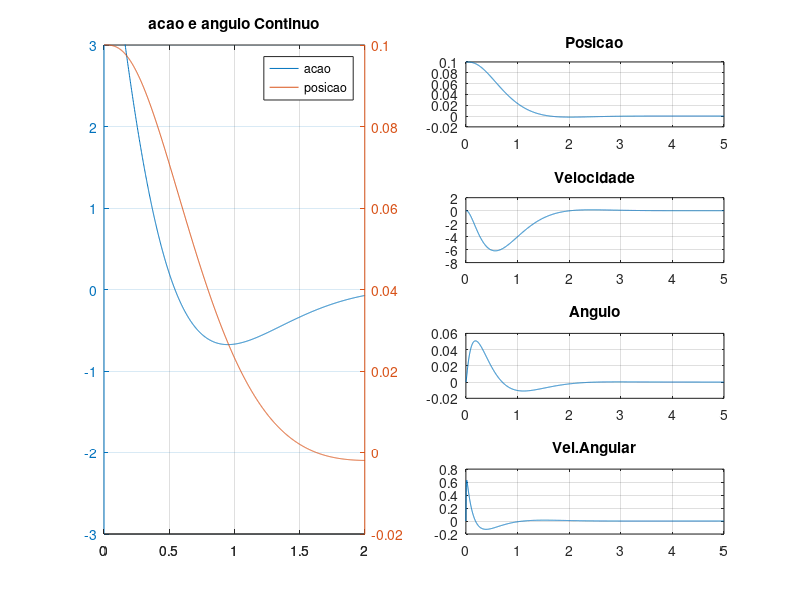
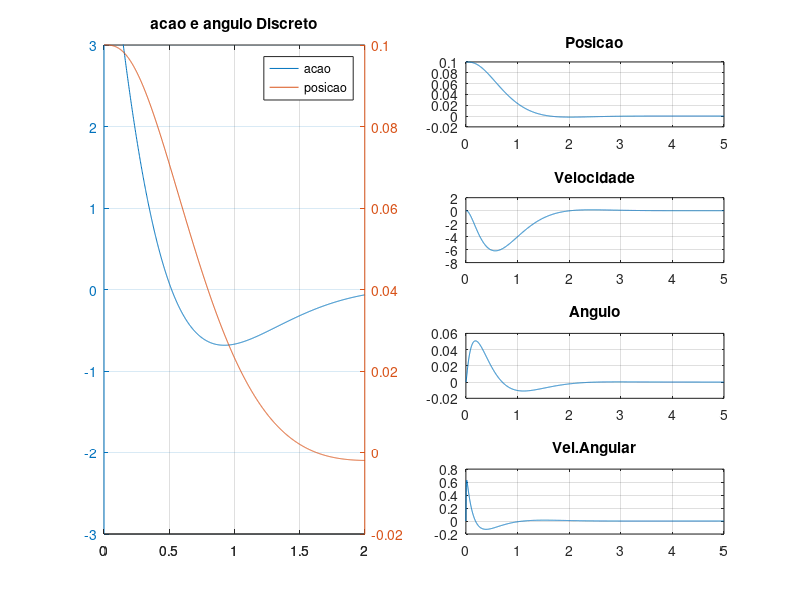
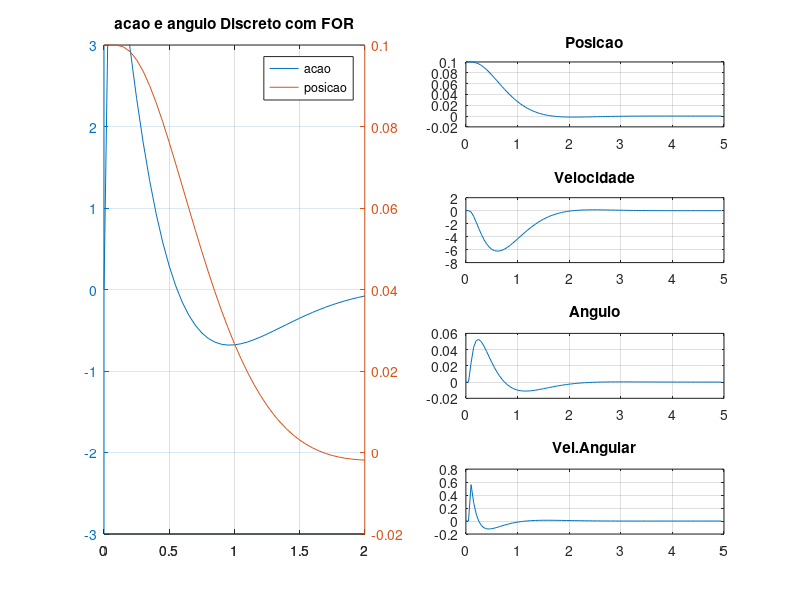
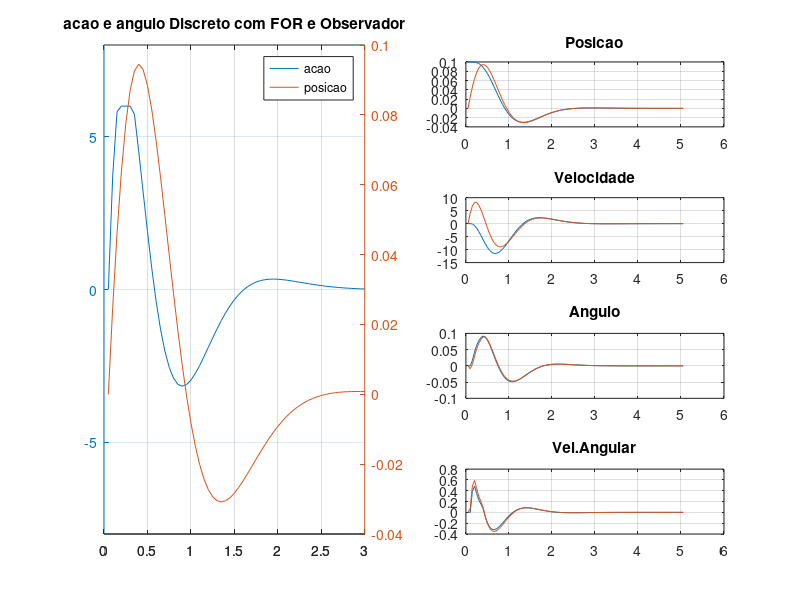

Write the MATLAB code that produced these figures, in order.

close all
%clear all
format short g


%% Variaveis do sistema
dm = 0.0174; %m    distance from motor shaft to pole
dc = 0.1; %m    distance between center pole and side pole
fc = 0.017;%Ns/m  roll friction coefficient 0.001045  fc = 0.02
%Eta = 1.00;%Damping ratio of the Servo motor 1.0087  Eta = 1.00
%Wn = 18;%rad/s Servo natural Frequency 18.915        Wn = 18
Eta = 1.570142671;%Damping ratio of the Servo motor 1.0087  Eta = 1.00
Wn = 23.49468025;
g = 9.81;%m/s^2 gravitational acceleration
K = dc/dm;
%L = 0.193;
% Ball Type    |  Radius |  Mass
% Hollow steel |  0.016  |  0.013
% Massive Iron |  0.01   |  0.046
% Ping Pong    |  0.02   |  0.001
% Marble       |  0.007  |  0.0049

rb = 15.86/2000;%m   radius of the ball 7,5mm 0.02m
mb = 16.7/1000;%kg  mass of the ball 16,7g 0.0028Kg

AngMax = deg2rad(6);
conv = -AngMax/0.25;

A = [ 0 1 0 0; 0 (-5/7)*(fc/mb) (-5/7)*g 0; 0 0 0 1; 0 0 -(Wn^2) -2*Eta*Wn];
B = [ 0 ; 0 ; 0 ; Wn^2];
C = [ 1 0 0 0];
D = zeros(1,1);


stname = {'Posicao', 'Velocidade', 'Angulo','Velocidade Angular'};
sys = ss(A,B,C,'stname',stname); %Sistema Continuo

Q = diag([64, 4, 52, 1]);
R = 10;
K = lqr(A,B,Q,R);

AA = [A-B*K];
BB = [B*K(1)];

CC = C;

sys2 = ss(AA,BB,CC);
x0 = [0.1;0;0;0];
[y,t,x] = initial(sys2, x0,5);

u = -(K(1)*x(:,1)+K(2)*x(:,2)+K(3)*x(:,3)+K(4)*x(:,4));%Ação de Controle

figure
subplot(1,2,1)
plotyy(t,rad2deg(u),t,x(:,1))
title("acao e angulo Continuo")
legend("acao","posicao")
ylim([-3 3])
xlim([0 2])
grid on
subplot(4,2,2)
plot(t,x(:,1))
title("Posicao")
grid on
subplot(4,2,4)
plot(t,rad2deg(x(:,2)))
grid on
title("Velocidade")
subplot(4,2,6)
plot(t,x(:,3))
grid on
title("Angulo")
subplot(4,2,8)
plot(t,x(:,4))
grid on
title("Vel.Angular")
%
%

%discreto
T = 0.05; %Tempo de aquisiçãoo
sysD = c2d(sys,T); %Sistema Discreto
Ad = sysD.a;
Bd = sysD.b;
Cd = sysD.c;
F = Q;
N = 10000;
%R = 1;
for k=1:N
  W = R +Bd'*F*Bd;
  P = F- F*Bd*inv(W)*Bd'*F;
  F = Ad'*P*Ad + Q;
end
K = inv(W)*Bd'*F*Ad

AA = [Ad-Bd*K];
BB = [Bd*K(1)];
CC = C;

sysDC = ss(AA,BB,CC,0,T,'stname',stname); %Sistema Discreto com Controle

[y,t,x] = initial(sys2, x0,5);
u = -(K(1)*x(:,1)+K(2)*x(:,2)+K(3)*x(:,3)+K(4)*x(:,4));%Açãoo de Controle

figure
subplot(1,2,1)
plotyy(t,rad2deg(u),t,x(:,1))
title("acao e angulo Discreto")
legend("acao","posicao")
ylim([-3 3])
xlim([0 2])
grid on
subplot(4,2,2)
plot(t,x(:,1))
title("Posicao")
grid on
subplot(4,2,4)
plot(t,rad2deg(x(:,2)))
grid on
title("Velocidade")
subplot(4,2,6)
plot(t,x(:,3))
grid on
title("Angulo")
subplot(4,2,8)
plot(t,x(:,4))
grid on
title("Vel.Angular")
%
%% Discreto implementado com FOR
N = 5/T;
n = 0:N-1;

x1 = [0.1;0;0;0];
u1 = 0;
lim = 6;

for i =2:N
  x1(:,i) = Ad*x1(:,i-1) + Bd*u1(i-1);
  u1(i) = -(K(1)*x1(1,i)+K(2)*x1(2,i)+K(3)*x1(3,i)+K(4)*x1(4,i));
  if(rad2deg(u1(i))>lim)
  u1(i) = deg2rad(lim);
  end
  if(rad2deg(u1(i))<-lim)
  u1(i) = deg2rad(-lim);
  end
end;

figure
subplot(1,2,1)
plotyy(n*T,rad2deg(u1),n*T,x1(1,:))
title("acao e angulo Discreto com FOR")
legend("acao","posicao")
ylim([-3 3])
xlim([0 2])
grid on
subplot(4,2,2)
plot(n*T,x1(1,:))
title("Posicao")
grid on
subplot(4,2,4)
plot(n*T,rad2deg(x1(2,:)))
grid on
title("Velocidade")
subplot(4,2,6)
plot(n*T,x1(3,:))
grid on
title("Angulo")
subplot(4,2,8)
plot(n*T,x1(4,:))
grid on
title("Vel.Angular")
%
%
%%Implementaçãoo do observador de ordem reduzida
Rv = 1;
Rw = 10;%diag([1, 1, 2000, 2000]);
N = 5000;
M =eye(4);
G_ext = zeros(4,N);
Adm = Ad;
Bdm = Bd;
Cdm = Cd;
for k=1:N
    G = M * Cdm' * inv(Cdm * M * Cdm' + Rv);%% Calculo do ganho de Kalman
    P = M - G * Cdm * M;
    M = Adm * P * Adm' + Bdm * Rw * Bdm';
    G_ext(:,k) = G;
end
G

tempo = 5;
xO = zeros(4,tempo/T);
x1 = [0.1;0;0;0];
uO = zeros(tempo/T,1);

for i = 2:(tempo/T+1)
  %planta real
  uO(i-1) = -(K(1)*xO(1,i-1)+K(2)*xO(2,i-1)+K(3)*xO(3,i-1)+K(4)*xO(4,i-1));
  if(rad2deg(uO(i-1))>lim)
    uO(i-1) = deg2rad(lim);
  end
  if(rad2deg(uO(i-1))<-lim)
    uO(i-1) = deg2rad(-lim);
  end
  x1(:,i) = Ad*x1(:,i-1) + Bd*uO(i-1);
  yObs(:,i) = Cd*x1(:,i); %% sensores
  %% Simulador
   %Saturaçãoo do Motor
  erro_y(:,i) = yObs(:,i) - Cdm * Adm * xO(:,i-1);
  xO(:,i) = Adm*xO(:,i-1) + [Bdm - G * Cdm * Bdm] * uO(i-1) + G*erro_y(:,i);
end

n = 1:(tempo/T+1);

figure
subplot(1,2,1)
plotyy((n:tempo/T)*T,rad2deg(uO),n*T,xO(1,:))
title("acao e angulo Discreto com FOR e Observador")
legend("acao","posicao")
ylim([-8 8])
xlim([0 3])
grid on
subplot(4,2,2)
plot(n*T,x1(1,:),n*T,xO(1,:))
%legend("Planta","Observavel")
title("Posicao")
grid on
subplot(4,2,4)
plot(n*T,rad2deg(x1(2,:)),n*T,rad2deg(xO(2,:)))
%legend("Planta","Observavel")
grid on
title("Velocidade")
subplot(4,2,6)
plot(n*T,x1(3,:),n*T,xO(3,:))
%legend("Planta","Observavel")
grid on
title("Angulo")
subplot(4,2,8)
plot(n*T,x1(4,:),n*T,xO(4,:))
%legend("Planta","Observavel")
grid on
title("Vel.Angular")
figure
step(-sysDC)
